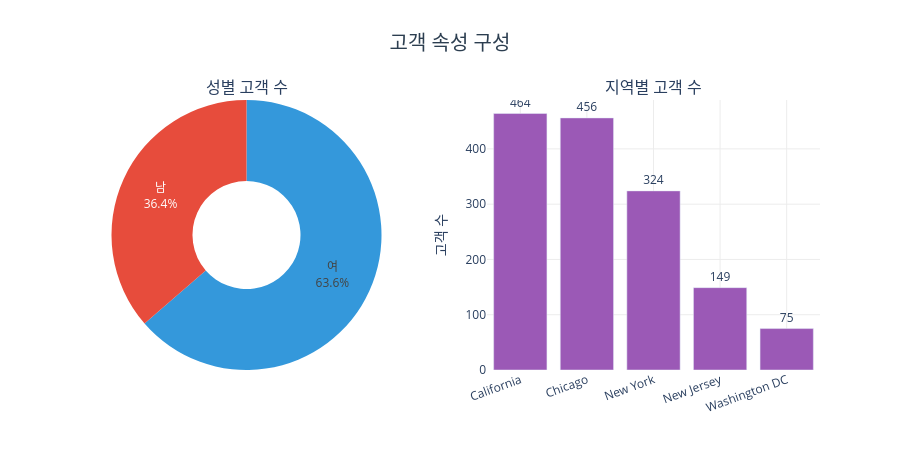

Notebook source saved alongside this figure:
### Code cell
fig = make_subplots(rows=1,cols=2,
    specs=[[{'type':'domain'},{'type':'xy'}]],
    subplot_titles=['성별 고객 수','지역별 고객 수'])
fig.add_trace(go.Pie(labels=gender_counts.index,values=gender_counts.values,
    hole=0.4,marker=dict(colors=['#3498db','#e74c3c']),
    textinfo='label+percent',showlegend=False),row=1,col=1)
fig.add_trace(go.Bar(x=region_counts.index,y=region_counts.values,
    marker_color='#9b59b6',text=region_counts.values,textposition='outside',
    showlegend=False),row=1,col=2)
fig.update_layout(title=dict(text='고객 속성 구성',x=0.5,xanchor='center',
    font=dict(size=20,color='#2c3e50')),height=450,plot_bgcolor='white')
fig.update_xaxes(gridcolor='#ececec',tickangle=-20)
fig.update_yaxes(gridcolor='#ececec',title_text='고객 수')
fig

### Figure 1 — Plotly figure (JSON) as saved in the notebook; plotly's stock layout.template omitted (floating-point values rounded to 4 significant figures)
{"data": [{"domain": {"x": [0, 0.45], "y": [0, 1]}, "hole": 0.4, "labels": ["여", "남"], "marker": {"colors": ["#3498db", "#e74c3c"]}, "showlegend": false, "textinfo": "label+percent", "type": "pie", "values": [934, 534]}, {"marker": {"color": "#9b59b6"}, "showlegend": false, "text": [464.0, 456.0, 324.0, 149.0, 75.0], "textposition": "outside", "type": "bar", "x": ["California", "Chicago", "New York", "New Jersey", "Washington DC"], "xaxis": "x", "y": [464, 456, 324, 149, 75], "yaxis": "y"}], "layout": {"annotations": [{"font": {"size": 16}, "showarrow": false, "text": "성별 고객 수", "x": 0.225, "xanchor": "center", "xref": "paper", "y": 1, "yanchor": "bottom", "yref": "paper"}, {"font": {"size": 16}, "showarrow": false, "text": "지역별 고객 수", "x": 0.775, "xanchor": "center", "xref": "paper", "y": 1, "yanchor": "bottom", "yref": "paper"}], "height": 450, "plot_bgcolor": "white", "title": {"font": {"color": "#2c3e50", "size": 20}, "text": "고객 속성 구성", "x": 0.5, "xanchor": "center"}, "xaxis": {"anchor": "y", "domain": [0.55, 1], "gridcolor": "#ececec", "tickangle": -20}, "yaxis": {"anchor": "x", "domain": [0, 1], "gridcolor": "#ececec", "title": {"text": "고객 수"}}}}
